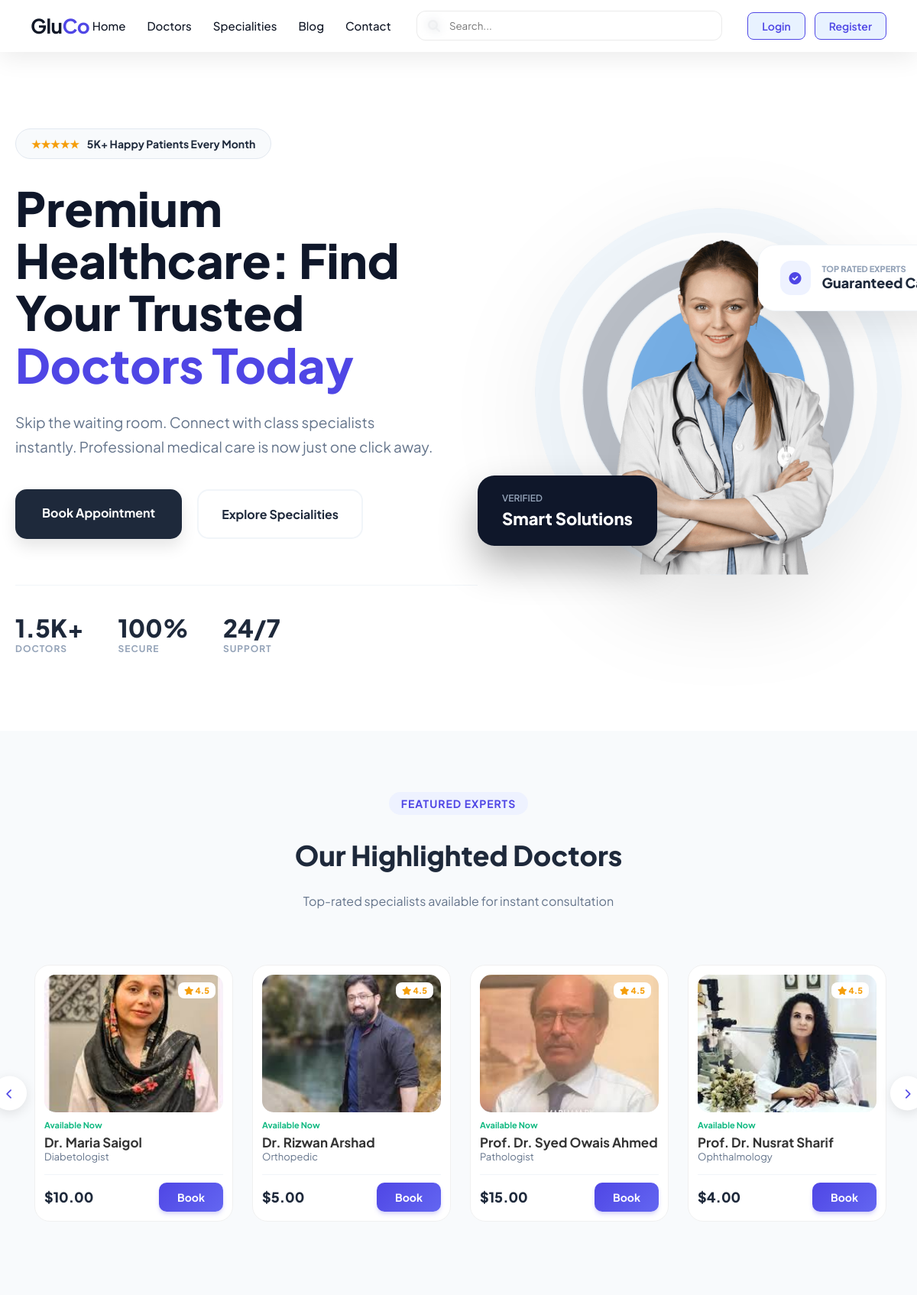
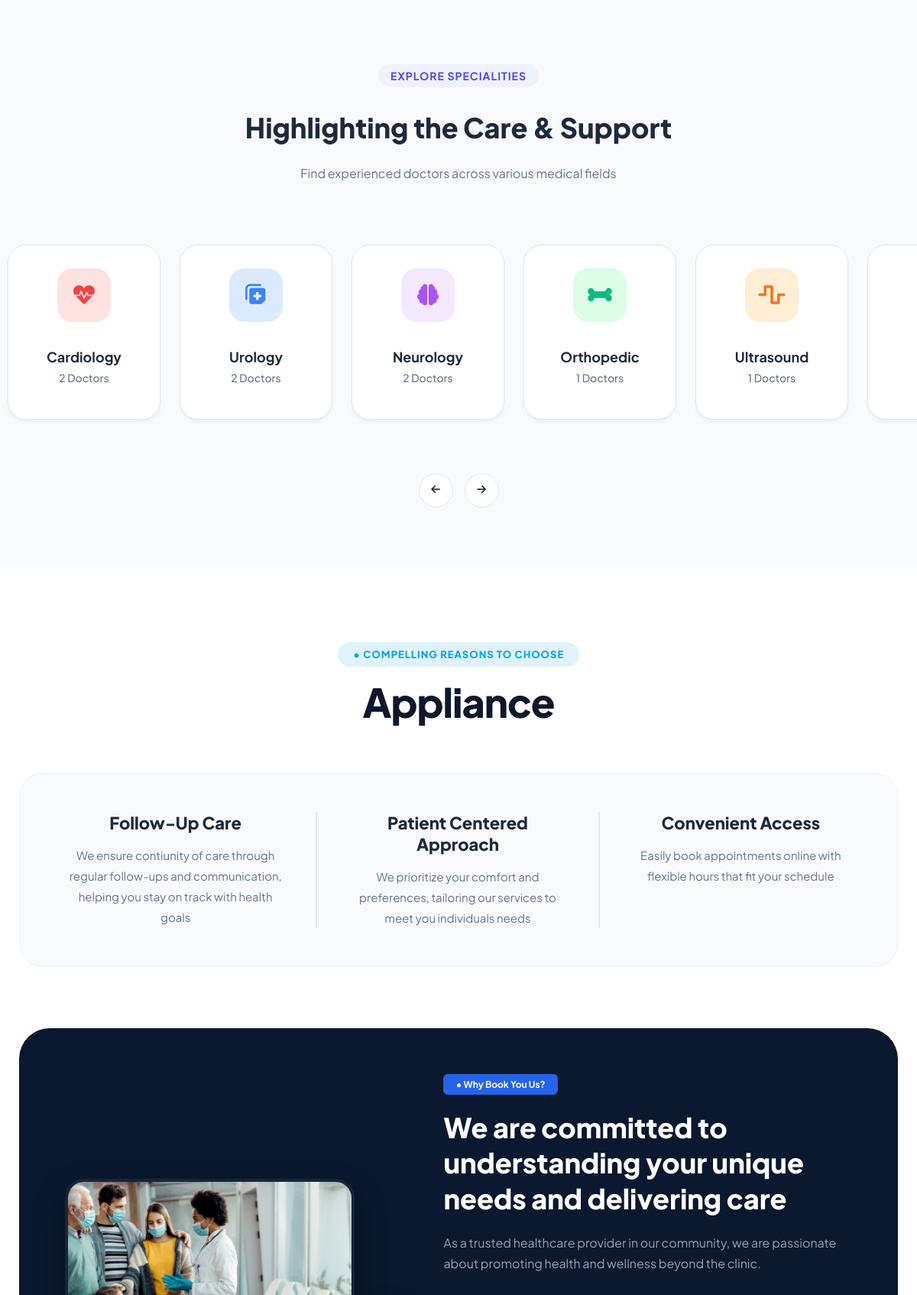
The page / (upper part) on the database its author committed (2 pictures, top to bottom).
### tables this page shows
CREATE TABLE `hero_settings` (
  `id` int(11) NOT NULL,
  `badge_text` varchar(255) DEFAULT NULL,
  `main_title` varchar(255) DEFAULT NULL,
  `highlight_title` varchar(100) DEFAULT NULL,
  `description` text DEFAULT NULL,
  `float1_main` varchar(100) DEFAULT NULL,
  `float1_sub` varchar(100) DEFAULT NULL,
  `float2_main` varchar(100) DEFAULT NULL,
  `float2_sub` varchar(100) DEFAULT NULL,
  `btn1_text` varchar(100) DEFAULT NULL,
  `btn1_link` varchar(255) DEFAULT NULL,
  `btn2_text` varchar(100) DEFAULT NULL,
  `btn2_link` varchar(255) DEFAULT NULL,
  `hero_image` varchar(255) DEFAULT NULL,
  `stat1_val` varchar(50) DEFAULT NULL,
  `stat1_label` varchar(100) DEFAULT NULL,
  `stat2_val` varchar(50) DEFAULT NULL,
  `stat2_label` varchar(100) DEFAULT NULL,
  `stat3_val` varchar(50) DEFAULT NULL,
  `stat3_label` varchar(100) DEFAULT NULL
);

CREATE TABLE `doctors` (
  `id` int(11) NOT NULL,
  `name` varchar(255) NOT NULL,
  `specialty` varchar(100) NOT NULL,
  `bio` text DEFAULT NULL,
  `image` varchar(255) DEFAULT NULL,
  `phone` varchar(50) DEFAULT NULL,
  `email` varchar(100) DEFAULT NULL,
  `address` text DEFAULT NULL,
  `exp` varchar(10) DEFAULT NULL,
  `patients` varchar(20) DEFAULT NULL,
  `awards` varchar(10) DEFAULT NULL,
  `university` varchar(255) DEFAULT NULL,
  `languages` varchar(100) DEFAULT NULL,
  `price` decimal(10,2) DEFAULT NULL,
  `availability` varchar(50) DEFAULT 'Available Now',
  `rating` decimal(2,1) DEFAULT 4.5,
  `schedule` text DEFAULT NULL
);

CREATE TABLE `specialties` (
  `id` int(11) NOT NULL,
  `spec_name` varchar(100) NOT NULL,
  `spec_icon` varchar(100) NOT NULL,
  `spec_color` varchar(50) DEFAULT 'blue'
);

CREATE TABLE `appliance_settings` (
  `id` int(11) NOT NULL,
  `blue_tag` varchar(255) DEFAULT NULL,
  `main_title` varchar(255) DEFAULT NULL,
  `r1_t` varchar(255) DEFAULT NULL,
  `r1_d` text DEFAULT NULL,
  `r2_t` varchar(255) DEFAULT NULL,
  `r2_d` text DEFAULT NULL,
  `r3_t` varchar(255) DEFAULT NULL,
  `r3_d` text DEFAULT NULL,
  `img1` varchar(255) DEFAULT NULL,
  `img2` varchar(255) DEFAULT NULL,
  `why_tag` varchar(255) DEFAULT NULL,
  `why_title` text DEFAULT NULL,
  `why_desc` text DEFAULT NULL,
  `vision_t` varchar(255) DEFAULT NULL,
  `vision_d` text DEFAULT NULL,
  `mission_t` varchar(255) DEFAULT NULL,
  `mission_d` text DEFAULT NULL,
  `buttons_json` text DEFAULT NULL,
  `card_data_json` text DEFAULT NULL
);

### includes/doctors.php (the view, shortened to what this page needs)
<section id="doctors" class="doctors-section">
    <div class="container">
        <div class="sec-header">
            <span class="badge-premium">Featured Experts</span>
            <h2>Our Highlighted Doctors</h2>
            <p class="sec-subtext">Top-rated specialists available for instant consultation</p>
        </div>
        <div class="slider-wrapper">
            <button class="slide-nav prev" onclick="moveDocs(-1)"><i class="fas fa-chevron-left"></i></button>
            <div class="docs-viewport" id="docsSlider">
                <?php
                include 'db.php';
                $fetch_docs = mysqli_query($conn, "SELECT * FROM doctors ORDER BY id DESC");
                if(mysqli_num_rows($fetch_docs) > 0) {
                    while($doc = mysqli_fetch_assoc($fetch_docs)) {
                ?>
                <div class="doc-card-compact">
                    <div class="img-box">
                        <img src="./uploads/<?php echo $doc['image']; ?>" alt="Doctor">
                        <span class="rate-badge"><i class="fas fa-star"></i> <?php echo $doc['rating']; ?></span>
                    </div>
                    <div class="info-box">
                        <span class="status-dot"><?php echo $doc['availability']; ?></span>
                        <h4><a href="./profile/doctorprofile.php?id=<?php echo $doc['id']; ?>"><?php echo $doc['name']; ?></a></h4>
                        <p><?php echo $doc['specialty']; ?></p>
                        <div class="price-row">
                            <h5>$<?php echo $doc['price']; ?></h5>
                            <a href="./includes/book_appointment.php?id=<?php echo $doc['id']; ?>" class="btn-book">Book</a>
                        </div>
                    </div>
                </div>
                <?php
                    }
                } else {
                    echo "<p>No doctors registered yet.</p>";
                }
                ?>
            </div>
            <button class="slide-nav next" onclick="moveDocs(1)"><i class="fas fa-chevron-right"></i></button>
        </div>
    </div>
</section>

### includes/hero.php (shortened to what this page needs)
<?php
$h_res = mysqli_query($conn, "SELECT * FROM hero_settings LIMIT 1");
$h = mysqli_fetch_assoc($h_res);
?>
<section style="padding: 100px 0; background: #fff; position: relative; overflow: hidden; font-family: 'Inter', sans-serif;">
    <div style="max-width: 1250px; margin: auto; display: flex; align-items: center; padding: 0 20px; gap: 50px;">
        <div style="flex: 1.2;">
            <div style="background: #f8fafc; border: 1px solid #e2e8f0; display: inline-flex; align-items: center; gap: 10px; padding: 10px 20px; border-radius: 50px; font-weight: 700; color: #1e293b; font-size: 14px; margin-bottom: 30px;">
                <span style="color: #f59e0b;">★★★★★</span> <?= $h['badge_text'] ?>
            </div>
            <h1 style="font-size: 62px; font-weight: 900; color: #0f172a; line-height: 1.1; margin-bottom: 25px;">
                <?= $h['main_title'] ?> <br><span style="color: #4f46e5;"><?= $h['highlight_title'] ?></span>
            </h1>
            <p style="color: #64748b; font-size: 19px; line-height: 1.7; margin-bottom: 40px; max-width: 550px;">
                <?= $h['description'] ?>
            </p>
            <div style="display: flex; gap: 20px; margin-bottom: 60px;">
                <a href="<?= $h['btn1_link'] ?>" style="background: #1e293b; color: #fff; padding: 20px 35px; border-radius: 15px; font-weight: 700; text-decoration: none; box-shadow: 0 10px 20px rgba(0,0,0,0.1); transition: 0.3s;">
                   <?= $h['btn1_text'] ?>
                </a>
                <a href="<?= $h['btn2_link'] ?>" style="background: #fff; color: #1e293b; padding: 20px 30px; border-radius: 15px; font-weight: 700; text-decoration: none; border: 2px solid #f1f5f9; transition: 0.3s;">
                    <?= $h['btn2_text'] ?>
                </a>
            </div>
            <div style="display: flex; gap: 45px; border-top: 1px solid #f1f5f9; padding-top: 35px;">
                <div class="stat-item">
                    <h3 style="margin:0; font-size:32px; font-weight:900; color:#1e293b;"><?= $h['stat1_val'] ?></h3>
                    <p style="margin:0; font-size:12px; color:#94a3b8; font-weight:700; text-transform:uppercase; letter-spacing:1px;"><?= $h['stat1_label'] ?></p>
                </div>
                <div class="stat-item">
                    <h3 style="margin:0; font-size:32px; font-weight:900; color:#1e293b;"><?= $h['stat2_val'] ?></h3>
                    <p style="margin:0; font-size:12px; color:#94a3b8; font-weight:700; text-transform:uppercase; letter-spacing:1px;"><?= $h['stat2_label'] ?></p>
                </div>
                <div class="stat-item">
                    <h3 style="margin:0; font-size:32px; font-weight:900; color:#1e293b;"><?= $h['stat3_val'] ?></h3>
                    <p style="margin:0; font-size:12px; color:#94a3b8; font-weight:700; text-transform:uppercase; letter-spacing:1px;"><?= $h['stat3_label'] ?></p>
                </div>
            </div>
        </div>
        <div style="flex: 1; position: relative; display: flex; justify-content: flex-end;">
            <img src="./uploads/<?= $h['hero_image'] ?>" style="width: 100%; max-width: 480px; z-index: 1; filter: drop-shadow(0 30px 60px rgba(0,0,0,0.12));">
            <div style="position: absolute; bottom: 8%; left: -10%; background: #0f172a; color: #fff; padding: 22px 32px; border-radius: 22px; z-index: 2; box-shadow: 0 25px 50px rgba(0,0,0,0.3);">
                <p style="font-size: 12px; color: #94a3b8; margin: 0; font-weight: 600; text-transform: uppercase;"><?= $h['float1_sub'] ?></p>
                <h4 style="font-size: 22px; font-weight: 800; margin: 5px 0 0;"><?= $h['float1_main'] ?></h4>
            </div>
            <div style="position: absolute; top: 10%; right: -15%; background: #fff; padding: 20px 28px; border-radius: 22px; z-index: 2; box-shadow: 0 20px 40px rgba(0,0,0,0.08); display: flex; align-items: center; gap: 15px; border: 1px solid #f1f5f9;">
                <div style="background: #eef2ff; color: #4f46e5; padding: 12px; border-radius: 14px;"><i class="fas fa-check-circle"></i></div>
                <div>
                    <p style="font-size: 11px; color: #94a3b8; font-weight: 800; margin: 0; text-transform: uppercase;"><?= $h['float2_sub'] ?></p>
                    <h4 style="font-size: 18px; font-weight: 800; margin: 0; color: #1e293b;"><?= $h['float2_main'] ?></h4>
                </div>
            </div>
        </div>
    </div>
</section>

### includes/specialities.php (shortened to what this page needs)
<section id="specialities" class="specialities-section">
    <div class="container-fluid">
        <div class="sec-header">
            <span class="badge-premium">Explore Specialities</span>
            <h2>Highlighting the Care & Support</h2>
            <p class="sec-subtext">Find experienced doctors across various medical fields</p>
        </div>
        <div class="spec-slider-wrapper">
            <div class="spec-flex-container">
                <?php
                $all_specs = mysqli_query($conn, "SELECT * FROM specialties");
                while($s = mysqli_fetch_assoc($all_specs)) {
                    $spec_name = $s['spec_name'];
                    $count_q = mysqli_query($conn, "SELECT COUNT(*) as d_count FROM doctors WHERE specialty = '$spec_name'");
                    $count_d = mysqli_fetch_assoc($count_q);
                ?>
                <div class="modern-spec-card">
                    <div class="icon-wrapper color-<?php echo $s['spec_color']; ?>">
                        <i class="<?php echo $s['spec_icon']; ?>"></i>
                    </div>
                    <a href="./Specialities/speciality_details.php?type=<?php echo urlencode($s['spec_name']); ?>" class="spec-link">
                        <div class="spec-info">
                            <h4><?php echo $s['spec_name']; ?></h4>
                            <span><?php echo $count_d['d_count']; ?> Doctors</span>
                        </div>
                    </a>
                </div>
                <?php } ?>
            </div>
        </div>
        <div class="slider-controls">
            <button class="ctrl-btn prev" onclick="moveSlider(-1)">
                <i class="fas fa-arrow-left"></i>
            </button>
            <button class="ctrl-btn next" onclick="moveSlider(1)">
                <i class="fas fa-arrow-right"></i>
            </button>
        </div>
        </div>
</section>

### includes/appliance.php (shortened to what this page needs)
<?php
$query = mysqli_query($conn, "SELECT * FROM appliance_settings LIMIT 1");
$a = mysqli_fetch_assoc($query);
?>
<section style="padding:100px 0; background:#fff; font-family:'Inter', sans-serif; overflow:hidden;">
    <div style="max-width:1250px; margin:auto; padding:0 25px;">
        <div style="text-align:center; margin-bottom:80px;">
            <span style="background:#e0f2fe; color:#0ea5e9; padding:8px 20px; border-radius:50px; font-size:13px; font-weight:800; text-transform:uppercase; letter-spacing:1px;">
                • <?=$a['blue_tag']?>
            </span>
            <h2 style="font-size:52px; color:#0f172a; font-weight:900; margin:20px 0 60px; letter-spacing:-1px;">
                <?=$a['main_title']?>
            </h2>
            <div style="display:grid; grid-template-columns: repeat(3, 1fr); gap:0; background:#f8fafc; padding:50px 20px; border-radius:30px; border:1px solid #f1f5f9;">
                <?php for($i=1;$i<=3;$i++): ?>
                <div style="padding:0 40px; border-right:<?=($i<3)?'2px solid #e2e8f0':'none'?>;">
                    <h4 style="font-size:22px; color:#1e293b; font-weight:800; margin-bottom:15px;"><?=$a["r{$i}_t"]?></h4>
                    <p style="font-size:15px; color:#64748b; line-height:1.8;"><?=$a["r{$i}_d"]?></p>
                </div>
                <?php endfor; ?>
            </div>
        </div>
        <div style="background:#0a192f; border-radius:40px; padding:60px; display:flex; gap:50px; align-items:center; margin-top:50px; overflow:visible;">
            <div style="flex:1; position:relative; min-height:420px; display:flex; flex-direction:column; justify-content:center;">
                <div style="width:85%; height:240px; border-radius:25px; overflow:hidden; box-shadow:0 20px 40px rgba(0,0,0,0.4); border:4px solid rgba(255,255,255,0.05); z-index:2; position:relative;">
                    <img src="./uploads/<?=$a['img1']?>" style="width:100%; height:100%; object-fit:cover;">
                </div>
            </div>
            <div style="flex:1.2; color:#fff;">
                <span style="background:#2563eb; color:#fff; padding:6px 16px; border-radius:6px; font-size:12px; font-weight:700; display:inline-block; margin-bottom:20px;">
                    • <?=$a['why_tag']?>
                </span>
                <h2 style="font-size:36px; font-weight:800; line-height:1.3; margin-bottom:20px; color:#fff;"><?=$a['why_title']?></h2>
                <p style="color:#94a3b8; font-size:16px; line-height:1.7; margin-bottom:30px;"><?=$a['why_desc']?></p>
            </div>
        </div>
    </div>
</section>

### rows shown on the page
hero_settings: badge_text "5K+ Happy Patients Every Month", main_title "Premium Healthcare: Find Your Trusted", highlight_title "Doctors Today", description "Skip the waiting room. Connect with class specialists instantly. Professional medical care is now just one click away.", btn1_text "Book Appointment", btn2_text "Explore Specialities", stat1_val "1.5K+", stat1_label "DOCTORS", stat2_val "100%", stat2_label "SECURE", stat3_val "24/7", stat3_label "SUPPORT", hero_image (picture), float1_sub "VERIFIED", float1_main "Smart Solutions", float2_sub "TOP RATED EXPERTS", float2_main "Guaranteed…"
doctors: image (picture), rating "4.5", availability "Available Now", name "Dr. Maria Saigol", specialty "Diabetologist", price "10.00"
doctors: image (picture), rating "4.5", availability "Available Now", name "Dr. Rizwan Arshad", specialty "Orthopedic", price "5.00"
doctors: image (picture), rating "4.5", availability "Available Now", name "Prof. Dr. Syed Owais Ahmed", specialty "Pathologist", price "15.00"
doctors: image (picture), rating "4.5", availability "Available Now", name "Prof. Dr. Nusrat Sharif", specialty "Ophthalmology", price "4.00"
specialties: spec_name "Cardiology", d_count "2"
specialties: spec_name "Urology", d_count "2"
specialties: spec_name "Neurology", d_count "2"
specialties: spec_name "Orthopedic", d_count "1"
specialties: spec_name "Ultrasound", d_count "1"
appliance_settings: blue_tag "COMPELLING REASONS TO CHOOSE", main_title "Appliance", r1_t "Follow-Up Care", r1_d "We ensure contiunity of care through regular follow-ups and communication, helping you stay on track with health goals", r2_t "Patient Centered Approach", r2_d "We prioritize your comfort and preferences, tailoring our services to meet you individuals needs", r3_t "Convenient Access", r3_d "Easily book appointments online with flexible hours that fit your schedule", img1 (picture), why_tag "Why Book You Us?", why_title "We are committed to understanding your unique needs and delivering care", why_desc "As a trusted healthcare provider in our community, we are passionate about promoting health and wellness beyond the clinic."

### other values the page prints
$first_part "Glu"
$second_part "Co"
$label "Home"
$label "Doctors"
$label "Specialities"
$label "Blog"
$label "Contact"
